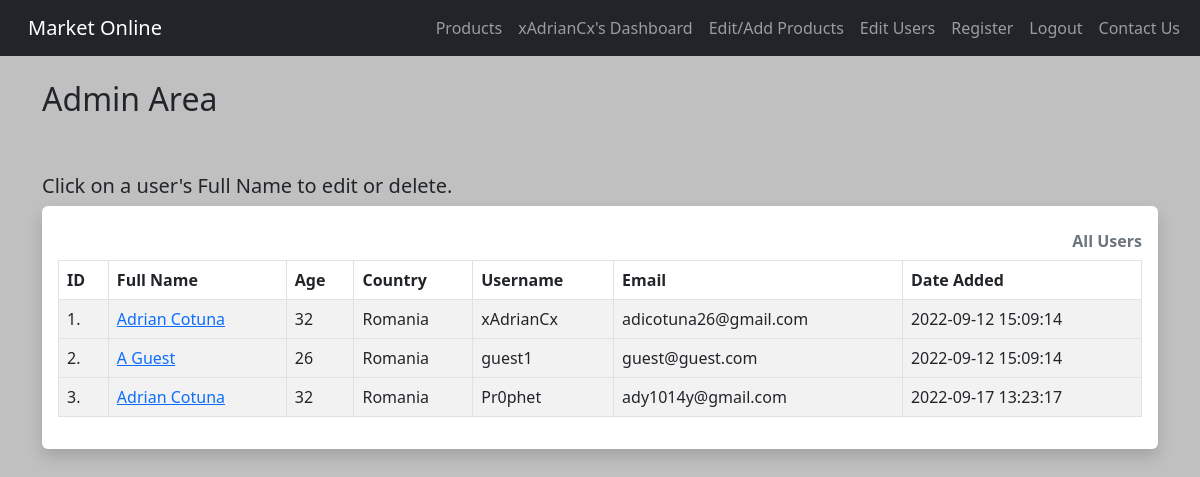
Page /admin (signed in) on the earlier database version.
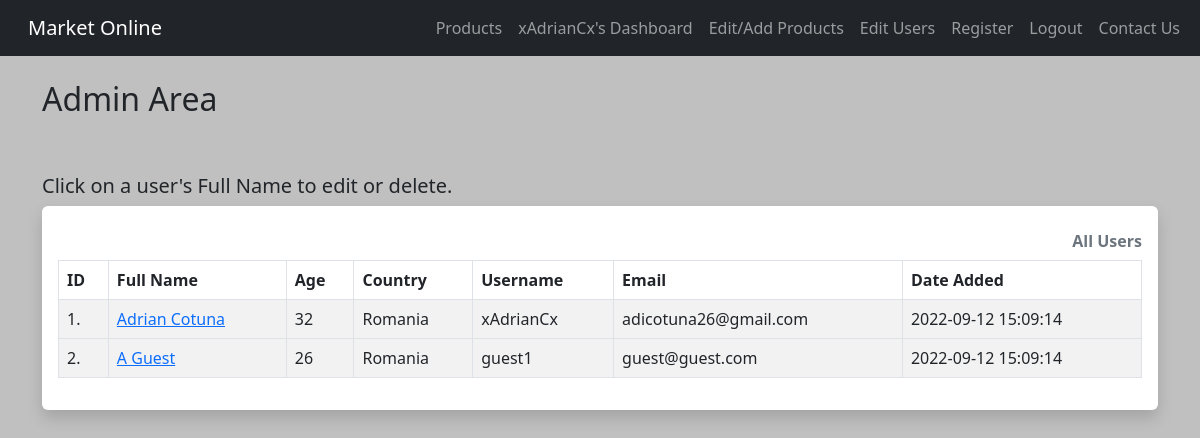
Same page on the later database version.
### app.py (models this page shows)
class Users(UserMixin, db.Model):
    id = db.Column(db.Integer(), primary_key=True)
    full_name = db.Column(db.String(200))
    age = db.Column(db.Integer())
    location = db.Column(db.String())
    username = db.Column(db.String(15), unique=True)
    password = db.Column(db.String(80))
    email = db.Column(db.String(), unique=True)
    date_added = db.Column(db.String())

### app.py (the view)
@app.route("/admin")
@login_required
def admin():
    all_users = Users.query.order_by(Users.date_added)
    if current_user.id in admins:
        return render_template("admin.html",
                               all_users=all_users)
    else:
        flash("Sorry only admins can access admin page.")
        return redirect((url_for("dashboard")))

### app.py (called while the page is built)
@login_manager.user_loader
def load_user(user_id):
    return Users.query.get(int(user_id))

### templates/admin.html
{% extends "base.html" %}
{% block content %}
    <h2>Admin Area</h2>
    <br/><br/>
    <h5>Click on a user's Full Name to edit or delete.</h5>
<div class="shadow p-3 mb-5 bg-body rounded">
    <table class="table caption-top table-hover table-bordered table-striped">
        <caption><strong>All Users</strong></caption>
        <thead>
            <tr>
                <th scope="col">ID</th>
                <th scope="col">Full Name</th>
                <th scope="col">Age</th>
                <th scope="col">Country</th>
                <th scope="col">Username</th>
                <th scope="col">Email</th>
                <th scope="col">Date Added</th>
            </tr>
        </thead>
    {% for user in all_users %}
        <tbody>
            <tr>
                <td>{{ user.id }}.</td>
                <td><a href="{{ url_for('admin_user_edit', id=user.id) }}">{{ user.full_name}}</a></td>
                <td>{{ user.age}}</td>
                <td>{{ user.location}}</td>
                <td>{{ user.username}}</td>
                <td>{{ user.email}}</td>
                <td>{{ user.date_added}}</td>
        <tbody>
        {% endfor %}
      </table>
</div>
{% endblock %}

### templates/base.html (shortened to what this page needs)
<html lang="en">
  <head>
     <link rel="stylesheet" href="https://cdn.jsdelivr.net/npm/bootstrap@5.2.0/dist/css/bootstrap.rtl.min.css">
      <link rel="stylesheet" href="{{ url_for('static', filename='/CSS/style.css') }}">
  </head>
  <body>
    {% include 'navbar.html' %}
    <br/>
    <div class="container">
        {% block content %}
        {% endblock %}
    </div>
  </body>
</html>

### templates/navbar.html (shortened to what this page needs)
<nav class="navbar navbar-expand-lg navbar-dark bg-dark">
  <div class="container-fluid">
    <a class="navbar-brand" href="{{ url_for('index') }}">Market Online</a>
    <div class="collapse navbar-collapse" id="navbarSupportedContent">
      <ul class="navbar-nav me-auto mb-2 mb-lg-0">
        {% if current_user.is_authenticated %}
        {% if current_user.id in [1, 3] %}
          <li class="nav-item">
            <a class="nav-link" href="{{ url_for('user_products') }}">Products</a>
          </li>
          <li class="nav-item">
            <a class="nav-link" href="{{ url_for('dashboard') }}">{{ current_user.username }}'s Dashboard</a>
          </li>
          <li class="nav-item">
            <a class="nav-link" href="{{ url_for('admin_products') }}">Edit/Add Products</a>
          </li>
          <li class="nav-item">
            <a class="nav-link" href="{{ url_for('admin') }}">Edit Users</a>
          </li>
          <li class="nav-item">
          <a class="nav-link" href="{{ url_for('signup') }}">Register</a>
          </li>
          <li class="nav-item">
            <a class="nav-link" href="{{ url_for('logout') }}">Logout</a>
          </li>
          <li class="nav-item">
            <a class="nav-link" href="{{ url_for('contact_us') }}">Contact Us</a>
          </li>
        {% endif %}
        {% endif %}
      </ul>
    </div>
  </div>
</nav>

### static/css/style.css (style rules this page uses)
body { background: silver; }

Differences in the rows shown:
removed Users: id "3", full_name "Adrian Cotuna", age "32", location "Romania", username "Pr0phet", email "ady1014y@gmail.com", date_added "2022-09-17 13:23:17"
